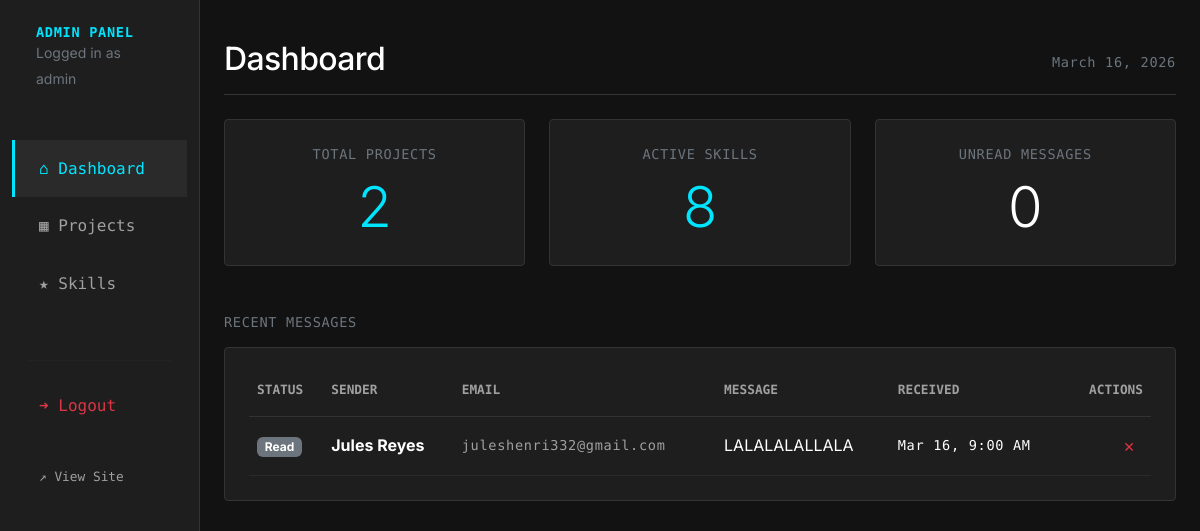
/PORTFOLIO/admin/dashboard.php (signed in), run on the app's committed database.
### tables this page shows
CREATE TABLE `messages` (
  `id` int(11) NOT NULL,
  `sender_name` varchar(100) NOT NULL,
  `sender_email` varchar(100) NOT NULL,
  `message_body` text NOT NULL,
  `is_read` tinyint(1) DEFAULT 0,
  `received_at` timestamp NOT NULL DEFAULT current_timestamp()
);

### PORTFOLIO/admin/dashboard.php (the view, shortened to what this page needs)
<?php
require_once '../includes/db.php';
require_once '../includes/admin_header.php';
try {
    $projCount = $pdo->query("SELECT COUNT(*) FROM projects")->fetchColumn();
    $skillCount = $pdo->query("SELECT COUNT(*) FROM skills")->fetchColumn();
    $msgStmt = $pdo->query("SELECT * FROM messages ORDER BY received_at DESC");
    $messages = $msgStmt->fetchAll();
    $unreadCount = 0;
} catch (PDOException $e) {
    die("Error fetching data: " . $e->getMessage());
}
?>
<div class="d-flex justify-content-between flex-wrap flex-md-nowrap align-items-center pt-3 pb-2 mb-4 border-bottom" style="border-color: var(--border-color) !important;">
    <h1 class="h2">Dashboard</h1>
    <div class="mono-text text-secondary"><?php echo date('F j, Y'); ?></div>
</div>
<div class="row g-4 mb-5">
    <div class="col-md-4">
        <div class="bento-card text-center" style="padding: 1.5rem;">
            <div class="mono-text mb-2 text-uppercase text-secondary">Total Projects</div>
            <div class="display-4 font-weight-bold" style="color: var(--accent-color);"><?php echo $projCount; ?></div>
        </div>
    </div>
    <div class="col-md-4">
        <div class="bento-card text-center" style="padding: 1.5rem;">
            <div class="mono-text mb-2 text-uppercase text-secondary">Active Skills</div>
            <div class="display-4 font-weight-bold" style="color: var(--accent-color);"><?php echo $skillCount; ?></div>
        </div>
    </div>
    <div class="col-md-4">
        <div class="bento-card text-center" style="padding: 1.5rem; <?php if($unreadCount > 0) echo 'border-color: var(--accent-color);'; ?>">
            <div class="mono-text mb-2 text-uppercase text-secondary">Unread Messages</div>
            <div class="display-4 font-weight-bold" style="color: var(--text-primary);"><?php echo $unreadCount; ?></div>
        </div>
    </div>
</div>
<h3 class="h5 mb-3 mono-text text-uppercase text-secondary">Recent Messages</h3>
<div class="admin-table-container">
    <table class="table admin-table mb-0">
        <thead>
            <tr>
                <th>Status</th>
                <th>Sender</th>
                <th>Email</th>
                <th>Message</th>
                <th>Received</th>
                <th class="text-end">Actions</th>
            </tr>
        </thead>
        <tbody>
            <?php if (empty($messages)): ?>
                <tr><td colspan="6" class="text-center py-4 text-secondary">No messages received yet.</td></tr>
            <?php else: ?>
                <?php foreach ($messages as $msg): ?>
                    <tr style="<?php echo (!$msg['is_read']) ? 'border-left: 3px solid var(--accent-color); background-color: rgba(0, 229, 255, 0.03);' : ''; ?>">
                        <td>
                            <?php if (!$msg['is_read']): ?>
                                <span class="badge" style="background-color: var(--accent-color); color: var(--bg-primary);">NEW</span>
                            <?php else: ?>
                                <span class="badge bg-secondary">Read</span>
                            <?php endif; ?>
                        </td>
                        <td class="fw-bold"><?php echo htmlspecialchars($msg['sender_name']); ?></td>
                        <td class="mono-text" style="font-size:0.85em;"><a href="mailto:<?php echo htmlspecialchars($msg['sender_email']); ?>" style="color:var(--text-secondary);"><?php echo htmlspecialchars($msg['sender_email']); ?></a></td>
                        <td style="max-width:300px; white-space:nowrap; overflow:hidden; text-overflow:ellipsis;">
                            <?php echo htmlspecialchars($msg['message_body']); ?>
                        </td>
                        <td class="mono-text" style="font-size:0.85em;"><?php echo date('M j, g:i A', strtotime($msg['received_at'])); ?></td>
                        <td class="text-end" style="white-space:nowrap;">
                            <form method="POST" class="d-inline" onsubmit="return confirm('Delete this message?');">
                                <button type="submit" class="btn btn-sm text-danger py-0 px-2" style="background:transparent; border:none;">&#10005;</button>
                            </form>
                        </td>
                    </tr>
                <?php endforeach; ?>
            <?php endif; ?>
        </tbody>
    </table>
</div>
<?php require_once '../includes/admin_footer.php'; ?>

### PORTFOLIO/assets/css/style.css (style rules this page uses)
:root { --bg-primary: #121212; --bg-secondary: #1e1e1e; --bg-tertiary: #2a2a2a; --text-primary: #ffffff; --text-secondary: #a0a0a0; --accent-color: #00e5ff; --accent-hover: #00b8cc; --border-color: #333333; --border-radius: 4px; --transition-speed: 0.3s; --font-body: 'Inter', sans-serif; --font-mono: 'Fira Code', monospace; }
body { background-color: var(--bg-primary); color: var(--text-primary); font-family: var(--font-body); line-height: 1.6; -webkit-font-smoothing: antialiased; -moz-osx-font-smoothing: grayscale; }
h1, h2, h3, h4, h5, h6 { font-weight: 600; color: var(--text-primary); letter-spacing: -0.02em; }
a { color: var(--accent-color); text-decoration: none; transition: color var(--transition-speed) ease; }
.mono-text { font-family: var(--font-mono); font-size: 0.85em; letter-spacing: 0.05em; color: var(--text-secondary); }
::placeholder { color: var(--text-secondary) !important; }
.bento-card { background-color: var(--bg-secondary); border: 1px solid var(--border-color); border-radius: var(--border-radius); padding: 2rem; transition: transform var(--transition-speed) ease, border-color var(--transition-speed) ease; }
.admin-table-container { background-color: var(--bg-secondary); border: 1px solid var(--border-color); border-radius: var(--border-radius); padding: 1.5rem; overflow-x: auto; }
.table.admin-table { color: var(--text-primary); --bs-table-bg: transparent; --bs-table-color: var(--text-primary); }
.table.admin-table th { border-bottom: 1px solid var(--border-color); border-top: none; font-family: var(--font-mono); text-transform: uppercase; font-size: 0.8em; color: var(--text-secondary); padding-bottom: 1rem; background-color: transparent !important; }
.table.admin-table td { border-bottom: 1px solid var(--bg-tertiary); vertical-align: middle; padding: 1rem 0.5rem; background-color: transparent !important; color: var(--text-primary) !important; }

### data on the page
messages: is_read "Read", sender_name "Jules Reyes", sender_email "juleshenri332@gmail.com", message_body "LALALALALLALA", received_at "Mar 16, 9:00 AM"

### other printed values
$_SESSION['admin_username'] "admin"
$projCount "2"
$skillCount "8"
$unreadCount "0"
